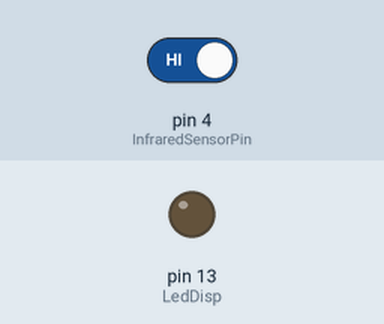
The sketch below on a simulated Arduino Uno, built with avr-gcc and run on an emulated ATmega328P. On the bench: output pins drawn as LEDs (lit = HIGH). The inputs (shaded band) are chosen by the test bench; at power-on: pin 4 (InfraredSensorPin) HIGH. What the sketch prints to the serial monitor is not drawn.

Above: at 1.2 s.
1.3 s: pin 4 (InfraredSensorPin) driven LOW
At 1.6 s:
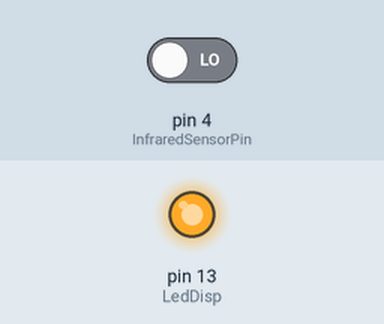
2.8 s: pin 4 (InfraredSensorPin) driven HIGH
At 4.0 s:
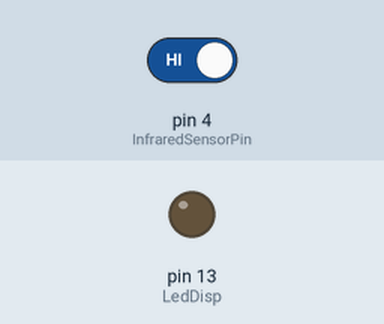
Timing chart, 0 to 5.8 s (numbered marks = the images above; inputs shaded):
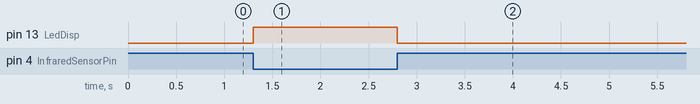

Measured:
- after the input at 1.3 s, pin 13 (LedDisp): LOW → HIGH at once
- after the input at 2.8 s, pin 13 (LedDisp): HIGH → LOW at once

The sketch:

infrarood.ino
```cpp
const int InfraredSensorPin = 4;//Connect the signal pin to the digital pin 4
const int LedDisp = 13;

void setup()
{
  Serial.begin(57600);
  Serial.println("Start");
  pinMode(InfraredSensorPin,INPUT);
  pinMode(LedDisp,OUTPUT);
  digitalWrite(LedDisp,LOW);
}

void loop()
{
  if(digitalRead(InfraredSensorPin) == LOW) {
    digitalWrite(LedDisp,HIGH);
  }
  else  {
    digitalWrite(LedDisp,LOW);
  }
  delay(50);
}
```
